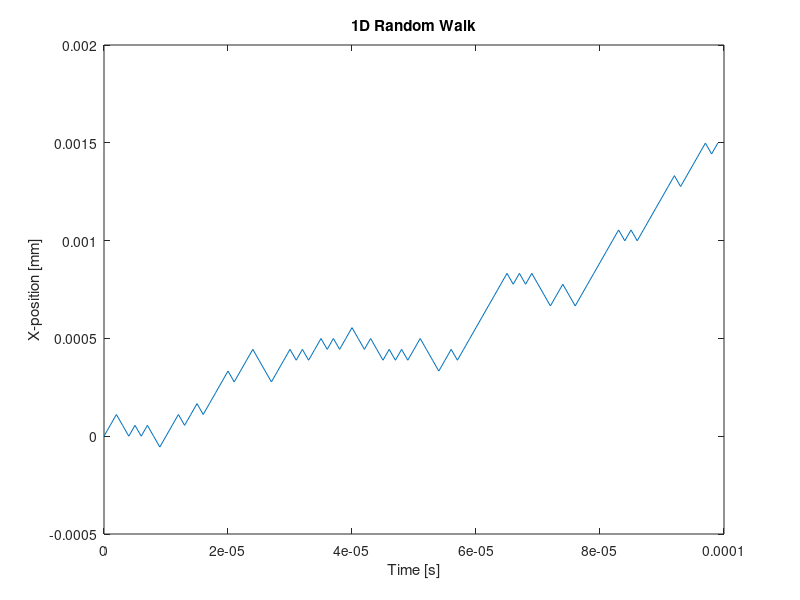

MATLAB code for this plot: (Note: this script raises an error after producing the figure.)
%% This script demonstrates a random walk in one and three dimensions.
%
% Rad229_Lecture15_RandomWalk.m
%
% DBE@STANFORD.EDU (May 2020) for Rad229
%
% Example demos:
% 1) Examine the random walk stepping code.
%
% 2) Change the temperature.
%
% 3) Introduce anisotropy.
%
% To Do:
%  Define D and pick dx etc., or pick dx and compute D


%% This function demonstrates a 1D random walk
N_step = 100;               % Number of random walk steps
x = zeros( 1 , N_step);     % Starting x-position
dx = 55.5e-6;               % Spatial step size per dt [mm]
dt = 1e-6;                  % Temporal step size [s]

rng('default');             % Set the random-number-generator seed
p_xp = 0.5;                 % Probability (P) of a +x-step
% p_xm = 1 - p_xp;          % Probability (P) of a -x-step

for n = 2:N_step            % Loop over number of steps
  step = 2*(rand>p_xp)-1;   % +/- one step
  x(n) = x(n-1) + dx*step;  % Add +/- displacement step
end
t=0:dt:dt*(numel(x)-1);

figure; plot(t,x); title('1D Random Walk');
  xlabel('Time [s]'); ylabel('X-position [mm]');
  set(get(gca,'XAxis'),'Exponent',-6);
  set(get(gca,'YAxis'),'Exponent',-6);
  
%% This function demonstrates a 3D random walk
N_spin = 49;          % Number of spins to simulate
temp = 37;            % Sample temperature [C]

% Time-scale parameters
dt = 25e-6;                % Time step [s]
T = 10e-3;                 % Simulation duration [s]
N_step = round(T/dt);      % Number of time steps

% Length scale parameters
D_H20 = Diffusion_Coeff_H20; % [mm^2/s]
dx = sqrt(2*D_H20(temp)*dt); % Step size [mm] depends on diffusion coeff. and temperature
dy = 2*dx;                     % Isotropic when dy = dx
dz = 4*dx;                     % Isotropic when dz = dx
dr = cat(3,dx.*ones(N_spin,N_step),dy.*ones(N_spin,N_step),dz.*ones(N_spin,N_step));

% Define a uniform random step direction (sign)
tmp=rand(N_spin,N_step,3);   % Uniform random array (space x time x 3D)
SIGN=2*(tmp>0.5)-1;          % Unit (+/-) steps

% Define a uniform random step in x, y, OR z
step=rand(N_spin,N_step,3);            % Uniform random array of steps(space x time x 3D)
dR=SIGN.*dr.*(step==max(step,[],3));   % Step *only* in the direction of the largest random number

% Accumulate the individual steps into a path
path=cumsum(dR,2);

% Make a figure -OR- a movie
set(groot,'defaultLineLineWidth',2,'defaultLineMarkerSize',25,'defaultAxesFontSize',18);
f=figure; hold on; axis equal square; rot3d;
  set(f,'Units','Centimeters','Position',[10 10 14 12]);
title(['Diffusion Random Walk @',num2str(temp,'%02d'),'C']);
xlabel('X-position [mm]'); lab(1)=ylabel('Y-position [mm]');
axis([-0.01 0.01 -0.01 0.01 -0.01 0.01]);
path_color = hsv(N_spin);

% % Make a FIGURE
for k=1:N_spin
  p(k)=plot3(path(k,:,1),path(k,:,2),path(k,:,3));
  set(p(k),'color',path_color(k,:));
end
% saveas(f,['./Figures/RandomWalk_',num2str(temp,'%02d'),'_Final'],'png');

% % Make a MOVIE
% for t=1:N_step
%   for k=1:N_spin
%     p(k)=plot3(path(k,1:t,1),path(k,1:t,2),path(k,1:t,3));
%     set(p(k),'color',path_color(k,:));
%   end
%   saveas(f,['./Figures/RandomWalk_',num2str(temp,'%02d'),'_',num2str(t,'%03d')],'png');
%   delete(p);
% end

% % Plot a histograms...
% figure; hist(path(:,end,1),[min(path(:,end,1)):5:max(path(:,end,1))]);
% figure; hist(path(:,end,2),[min(path(:,end,2)):5:max(path(:,end,2))]);
% figure; hist(path(:,end,3),[min(path(:,end,3)):5:max(path(:,end,3))]);